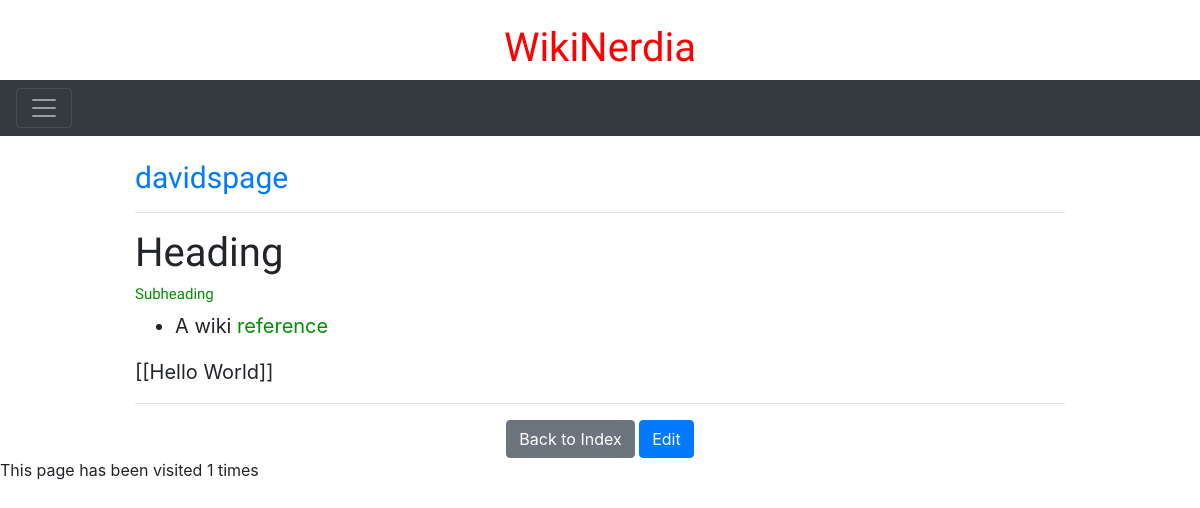
Before: /wiki/davidspage/ with the older database file.
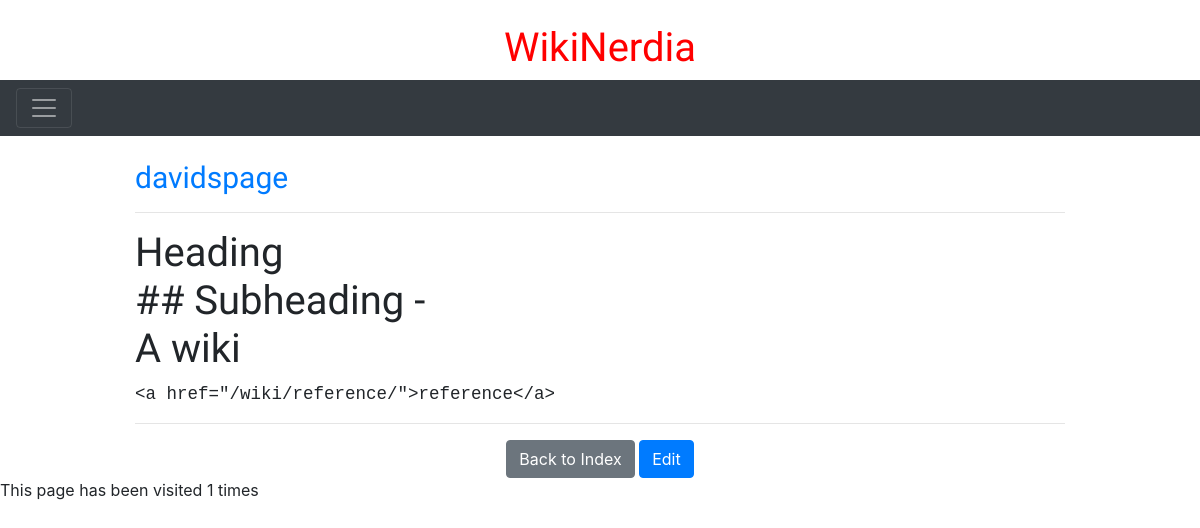
After: the same page with the newer database file.
### wiki/models.py (models this page shows, shortened)
class Page(models.Model):
    title = models.CharField(max_length=64, primary_key=True)
    content = models.TextField()
    counter = models.IntegerField(default=0)

### wiki/views.py (the view)
# urls.py: path('<str:pk>/', views.view_page, name='detail'),
def view_page(request, pk):
    try:
        page = Page.objects.get(pk=pk)
        page.counter += 1
        page.save()
        return render(request, 'wiki/detail.html', {'page': page})
    except Page.DoesNotExist:
        return render(request, 'wiki/create_page.html', {'page_name': pk})

### wiki/templatetags/wiki_tags.py (called while the page is built)
@register.filter
def markup(text):
    return markdown.markdown(text)

@register.filter
def wikify(text):
    return wikiWord.sub(r'''
    <a href="/wiki/\1/">\1</a>
    ''', text)

### wiki/templates/wiki/detail.html (shortened to what this page needs)
{% extends "wiki/base.html" %}
{% load wiki_tags %}
{% block content %}
{% block contentTitle %}
<nav class="navbar navbar-dark bg-dark">
    <button class="navbar-toggler" type="button" data-toggle="collapse" data-target="#navbarToggleExternalContent"
        aria-controls="navbarToggleExternalContent" aria-expanded="false" aria-label="Toggle navigation">
        <span class="navbar-toggler-icon"></span>
    </button>
</nav>
<br>
<div class="container" style="width: 80%;">
    <h2 class="text-primary" style="font-size: 30px;">{{page.title}}</h2>
    {% endblock %}
    <hr />
    <div style="font-size: 20px; "> {{page.content|wikify|markup|safe}}</div>
    <hr />
    <div style="text-align: center;">
        <a href="{% url 'wiki:index' %}"><button class="btn btn-secondary">Back to Index</button></a>
        <a href="{% url 'wiki:edit_page' page.title%}"><button class="btn btn-primary">Edit</button></a>
    </div>
</div>
This page has been visited {{ page.counter }} times
{% endblock %}

Changed rows visible on the page:
changed Page "davidspage": content|wikify "Heading Subheading A wiki reference [[Hello World]]" → "Heading ## Subheading - A wiki <a href=\"/wiki/reference/\">reference</a>"
